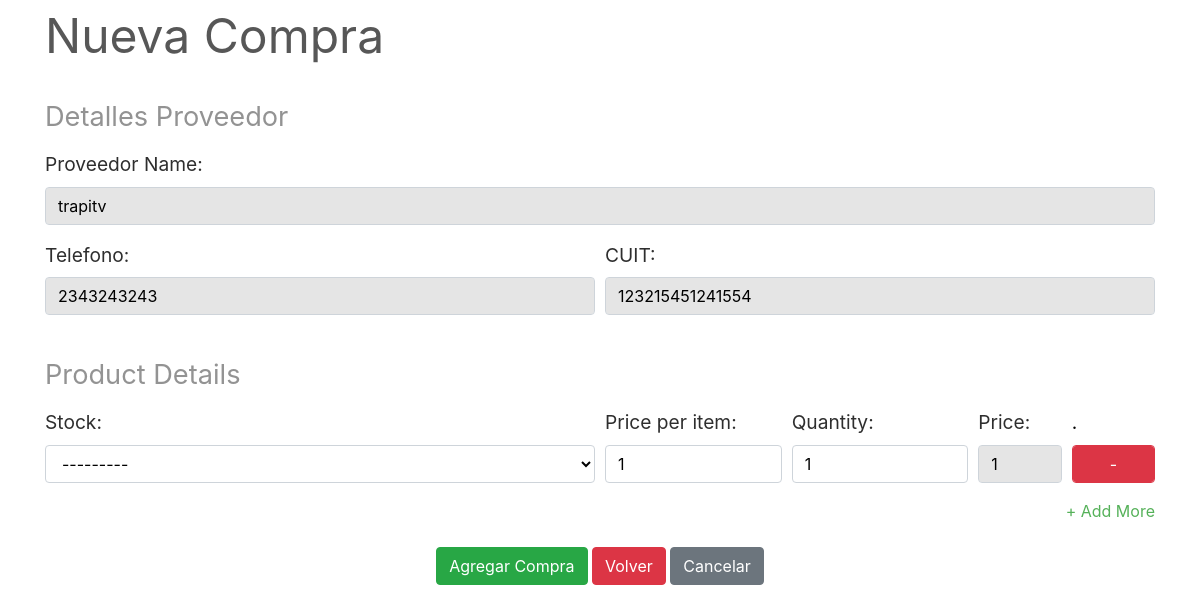
Before: /transactions/purchases/new/3 with the older database file.
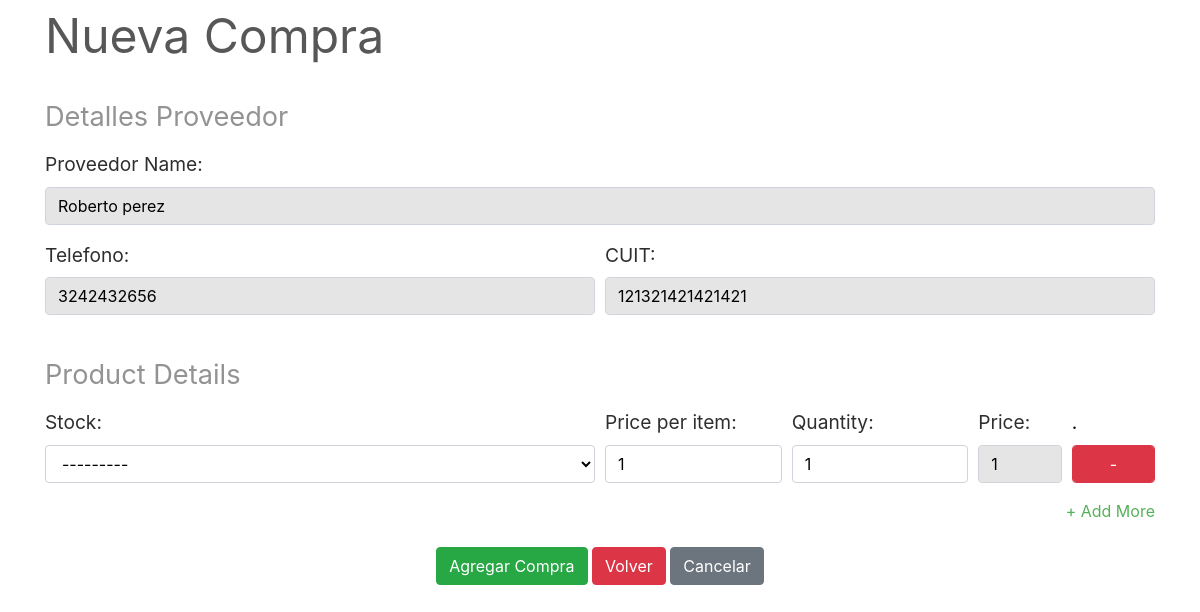
After: the same page with the newer database file.
### transactions/models.py (models this page shows, shortened)
class Supplier(models.Model):
    id = models.AutoField(primary_key=True)
    name = models.CharField(max_length=150)
    phone = models.CharField(max_length=12, unique=True)
    address = models.CharField(max_length=200)
    email = models.EmailField(max_length=254, unique=True)
    gstin = models.CharField(max_length=15, unique=True)
    is_deleted = models.BooleanField(default=False)

### transactions/views.py (the view, shortened to what this page needs)
class PurchaseCreateView(View):
    template_name = 'purchases/new_purchase.html'
    def get(self, request, pk):
        formset = PurchaseItemFormset(request.GET or None)                      # renders an empty formset
        supplierobj = get_object_or_404(Supplier, pk=pk)                        # gets the supplier object
        context = {
            'formset'   : formset,
            'supplier'  : supplierobj,
        }                                                                       # sends the supplier and formset as context
        return render(request, self.template_name, context)

### inventory/models.py (called while the page is built)
    def __str__(self):
        return self.name

### transactions/templates/purchases/new_purchase.html (shortened to what this page needs)
{% extends "base.html" %}
{% load static %}
{% block content %}
    <div style="color:#575757; font-style: bold; font-size: 3rem; border-bottom: 1px solid white;">Nueva Compra</div>
        <br>
        <div class="panel panel-default">
            <div class="panel-heading panel-heading-text">Detalles Proveedor</div>
            <div class="panel-body">
                <div class="form-group">
                    <label for="id_name" class="panel-body-text">Proveedor Name:</label>
                    <input type="text" class="form-control textinput" id="id_name" value="{{ supplier.name }}" disabled>
                </div>
                <div class="form-row">
                    <div class="form-group col-md-6">
                        <label for="id_phone" class="panel-body-text">Telefono:</label>
                        <input type="text" class="form-control textinput" id="id_phone" value="{{ supplier.phone }}" disabled>
                    </div>
                    <div class="form-group col-md-6">
                        <label for="id_gstin" class="panel-body-text">CUIT:</label>
                        <input type="gstin" class="form-control textinput" id="id_gstin" value="{{ supplier.gstin }}" disabled>
                    </div>
                </div>
            </div>
        </div>
        <br>
        <form method="post" class="panel panel-default">
            <div class="panel-heading panel-heading-text">Product Details</div>
                <div id="stockitem">
                    <div class="panel-body">
                    {% for form in formset %}
                        <div class="row form-row">
                            <div class="form-group col-md-6">
                                <label class="panel-body-text">Stock:</label>
                                {{ form.stock }}
                            </div>
                            <div class="form-group col-md-2">
                                <label class="panel-body-text">Price per item:</label>
                                {{ form.perprice }}
                            </div>
                            <div class="form-group col-md-2">
                                <label class="panel-body-text">Quantity:</label>
                                {{ form.quantity }}
                            </div>
                            <div class="form-group col-md-1">
                                <label class="panel-body-text">Price:</label>
                                <input type="text" class="textinput form-control totalprice" value="1" disabled required>
                            </div>
                            <div class="form-group col-md-1">
                                <label class="panel-body-text" style="color: #000">.</label>
                                <button class="form-control btn btn-danger remove-form-row">-</button>
                            </div>
                        </div>
                    {% endfor %}
                        <div style="text-align: right;">
                            <a href="#" class="add-form-row">+ Add More</a>
                        </div>
                    </div>
                </div>
            <br>
            <div class="align-middle">
                <button type="submit" class="btn btn-success">Agregar Compra</button>
                <a href="{% url 'select-supplier' %}" class="btn btn-danger">Volver</a>
                <a href="{% url 'purchases-list' %}" class="btn btn-secondary">Cancelar</a>
            </div>
        </form>
    </div>
{% endblock content %}

Changed rows visible on the page:
changed Supplier: name "trapitv" → "Roberto perez"; phone "2343243243" → "3242432656"; gstin "123215451241554" → "121321421421421"
